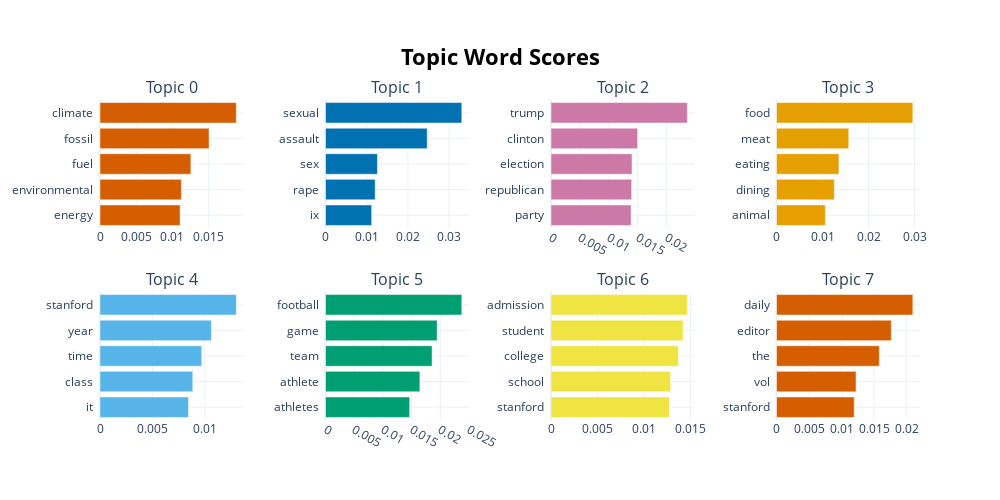

Here is the notebook cell this chart was saved with:
### Markdown cell above
### Visualize Terms

We can visualize the selected terms for a few topics by creating bar charts out of the c-TF-IDF scores for each topic representation. Insights can be gained from the relative c-TF-IDF scores between and within topics. Moreover, you can easily compare topic representations to each other. To visualize this hierarchy, run the following:

### Code cell
topic_model.visualize_barchart()

### Figure 1 — Plotly figure (JSON) as saved in the notebook; plotly's stock layout.template omitted (floating-point values rounded to 4 significant figures)
{"data": [{"marker": {"color": "#D55E00"}, "orientation": "h", "type": "bar", "x": [0.01106, 0.01124, 0.01255, 0.01506, 0.01883], "xaxis": "x", "y": ["energy  ", "environmental  ", "fuel  ", "fossil  ", "climate  "], "yaxis": "y"}, {"marker": {"color": "#0072B2"}, "orientation": "h", "type": "bar", "x": [0.01121, 0.01206, 0.01261, 0.02469, 0.03308], "xaxis": "x2", "y": ["ix  ", "rape  ", "sex  ", "assault  ", "sexual  "], "yaxis": "y2"}, {"marker": {"color": "#CC79A7"}, "orientation": "h", "type": "bar", "x": [0.01385, 0.01394, 0.01401, 0.01497, 0.02357], "xaxis": "x3", "y": ["party  ", "republican  ", "election  ", "clinton  ", "trump  "], "yaxis": "y3"}, {"marker": {"color": "#E69F00"}, "orientation": "h", "type": "bar", "x": [0.01061, 0.01257, 0.01356, 0.0157, 0.02962], "xaxis": "x4", "y": ["animal  ", "dining  ", "eating  ", "meat  ", "food  "], "yaxis": "y4"}, {"marker": {"color": "#56B4E9"}, "orientation": "h", "type": "bar", "x": [0.00843, 0.008841, 0.009688, 0.01061, 0.01299], "xaxis": "x5", "y": ["it  ", "class  ", "time  ", "year  ", "stanford  "], "yaxis": "y5"}, {"marker": {"color": "#009E73"}, "orientation": "h", "type": "bar", "x": [0.01467, 0.01644, 0.01857, 0.01945, 0.02375], "xaxis": "x6", "y": ["athletes  ", "athlete  ", "team  ", "game  ", "football  "], "yaxis": "y6"}, {"marker": {"color": "#F0E442"}, "orientation": "h", "type": "bar", "x": [0.01274, 0.01288, 0.01371, 0.01421, 0.01467], "xaxis": "x7", "y": ["stanford  ", "school  ", "college  ", "student  ", "admission  "], "yaxis": "y7"}, {"marker": {"color": "#D55E00"}, "orientation": "h", "type": "bar", "x": [0.01193, 0.01221, 0.01578, 0.01762, 0.02093], "xaxis": "x8", "y": ["stanford  ", "vol  ", "the  ", "editor  ", "daily  "], "yaxis": "y8"}], "layout": {"annotations": [{"font": {"size": 16}, "showarrow": false, "text": "Topic 0", "x": 0.0875, "xanchor": "center", "xref": "paper", "y": 1, "yanchor": "bottom", "yref": "paper"}, {"font": {"size": 16}, "showarrow": false, "text": "Topic 1", "x": 0.3625, "xanchor": "center", "xref": "paper", "y": 1, "yanchor": "bottom", "yref": "paper"}, {"font": {"size": 16}, "showarrow": false, "text": "Topic 2", "x": 0.6375, "xanchor": "center", "xref": "paper", "y": 1, "yanchor": "bottom", "yref": "paper"}, {"font": {"size": 16}, "showarrow": false, "text": "Topic 3", "x": 0.9125, "xanchor": "center", "xref": "paper", "y": 1, "yanchor": "bottom", "yref": "paper"}, {"font": {"size": 16}, "showarrow": false, "text": "Topic 4", "x": 0.0875, "xanchor": "center", "xref": "paper", "y": 0.4, "yanchor": "bottom", "yref": "paper"}, {"font": {"size": 16}, "showarrow": false, "text": "Topic 5", "x": 0.3625, "xanchor": "center", "xref": "paper", "y": 0.4, "yanchor": "bottom", "yref": "paper"}, {"font": {"size": 16}, "showarrow": false, "text": "Topic 6", "x": 0.6375, "xanchor": "center", "xref": "paper", "y": 0.4, "yanchor": "bottom", "yref": "paper"}, {"font": {"size": 16}, "showarrow": false, "text": "Topic 7", "x": 0.9125, "xanchor": "center", "xref": "paper", "y": 0.4, "yanchor": "bottom", "yref": "paper"}], "height": 500, "hoverlabel": {"bgcolor": "white", "font": {"family": "Rockwell", "size": 16}}, "showlegend": false, "title": {"font": {"color": "Black", "size": 22}, "text": "<b>Topic Word Scores", "x": 0.5, "xanchor": "center", "yanchor": "top"}, "width": 1000, "xaxis": {"anchor": "y", "domain": [0, 0.175], "showgrid": true}, "xaxis2": {"anchor": "y2", "domain": [0.275, 0.45], "showgrid": true}, "xaxis3": {"anchor": "y3", "domain": [0.55, 0.725], "showgrid": true}, "xaxis4": {"anchor": "y4", "domain": [0.825, 1], "showgrid": true}, "xaxis5": {"anchor": "y5", "domain": [0, 0.175], "showgrid": true}, "xaxis6": {"anchor": "y6", "domain": [0.275, 0.45], "showgrid": true}, "xaxis7": {"anchor": "y7", "domain": [0.55, 0.725], "showgrid": true}, "xaxis8": {"anchor": "y8", "domain": [0.825, 1], "showgrid": true}, "yaxis": {"anchor": "x", "domain": [0.6, 1], "showgrid": true}, "yaxis2": {"anchor": "x2", "domain": [0.6, 1], "showgrid": true}, "yaxis3": {"anchor": "x3", "domain": [0.6, 1], "showgrid": true}, "yaxis4": {"anchor": "x4", "domain": [0.6, 1], "showgrid": true}, "yaxis5": {"anchor": "x5", "domain": [0, 0.4], "showgrid": true}, "yaxis6": {"anchor": "x6", "domain": [0, 0.4], "showgrid": true}, "yaxis7": {"anchor": "x7", "domain": [0, 0.4], "showgrid": true}, "yaxis8": {"anchor": "x8", "domain": [0, 0.4], "showgrid": true}}}
